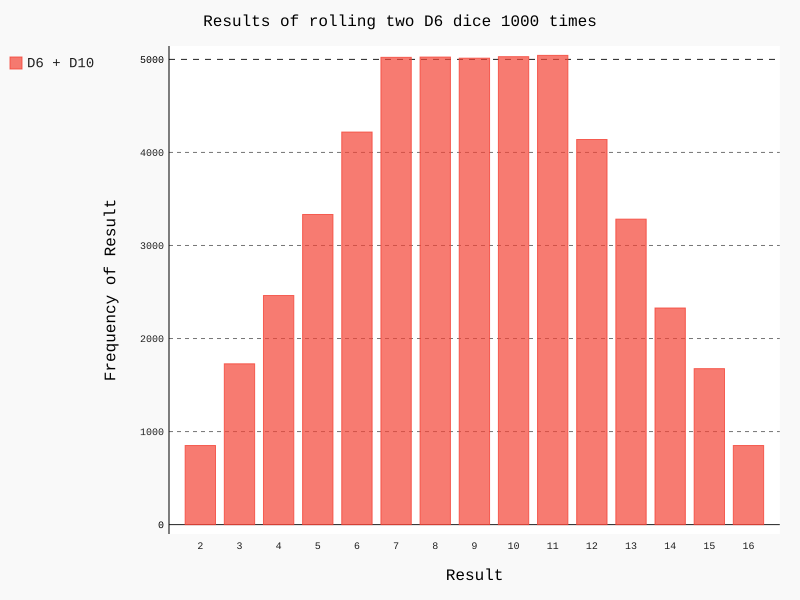

Generate this figure with Python:
import pygal
from die import Die

die1 = Die()
die2 = Die(10)

results = []

for roll in range(50000):
    result = die1.roll() + die2.roll()
    results.append(result)
    

frequencies = []
max_result = die1.num_sides + die2.num_sides
for value in range(2, max_result + 1):
    frequency = results.count(value)
    frequencies.append(frequency)
    

hist = pygal.Bar()

hist.title = "Results of rolling two D6 dice 1000 times"
hist.x_labels = [x for x in range(2, max_result + 1)]
hist.x_title = "Result"
hist.y_title = "Frequency of Result"

hist.add('D6 + D10', frequencies)
hist.render_to_file('different_dice.svg')
